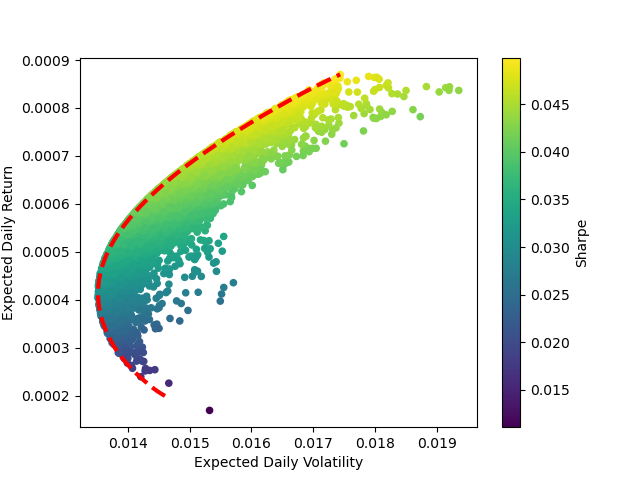

Write Python code to recreate this figure.
"""
Plot expected returns/volatility of a linear combination of several stocks. Also show the
efficient frontier a la Markowitz.

From https://towardsdatascience.com/python-markowitz-optimization-b5e1623060f5
"""

import numpy as np
import pandas as pd
import matplotlib.pyplot as plt
from pandas_datareader import data as wb
from scipy.optimize import minimize
from os.path import exists

assets = ['AAPL', 'CSCO', 'IBM', 'AMZN']
filename = 'pf_data2.csv'

# Load data, or if they do not exist, download them from the web
if exists(filename):
    pf_data = pd.read_csv(filename, index_col = 0)
else:
    pf_data = pd.DataFrame()
    for x in assets:
        pf_data[x] = wb.DataReader(x, data_source='yahoo', start = '2015-1-1')['Adj Close']
    pf_data.to_csv(filename)

# Plot the price evolution
(pf_data / pf_data.iloc[0]*100).plot(figsize = (10,5))
plt.show()

# Statistics of the log returns
log_returns = np.log(pf_data / pf_data.shift(1))
means = log_returns.mean()
cov = log_returns.cov()

# Simulate random portfolios
portfolio_returns = []
portfolio_volatilities = []
portfolio_sharpe = []

for x in range(10000):
    weights = np.random.random(len(assets))
    weights /= np.sum(weights)

    ret = np.sum(weights * means)
    var = np.sqrt(np.dot(weights.T, np.dot(cov, weights)))

    portfolio_returns.append(ret)
    portfolio_volatilities.append(var)
    portfolio_sharpe.append(ret/var)

portfolios = pd.DataFrame({'Return': portfolio_returns, 
                            'Volatility': portfolio_volatilities, 
                            'Sharpe': portfolio_sharpe
                            })

# get the efficient boundary
def get_ret_vol_sr(weights):
    weights = np.array(weights)
    ret = np.sum(means * weights)
    vol = np.sqrt(np.dot(weights.T, np.dot(cov, weights)))
    sr = ret/vol

    return np.array([ret, vol, sr])

def neg_sharpe(weights):
    return -get_ret_vol_sr(weights)[2]

def check_sum(weights):
    return np.sum(weights)-1

cons = ({'type': 'eq', 'fun':check_sum})
bounds = ((0,1), (0,1), (0,1), (0,1))
init_guess = [0.25, 0.25, 0.25, 0.25]

opt_results = minimize(neg_sharpe, init_guess, method = 'SLSQP', bounds = bounds, constraints=cons)

frontier_y = np.linspace(2e-4, 8.7e-4, 400)

def minimize_volatility(weights):
    return get_ret_vol_sr(weights)[1]

frontier_x = []

for possible_return in frontier_y:
    cons = ({'type':'eq', 'fun':check_sum},
            {'type':'eq', 'fun':lambda w: get_ret_vol_sr(w)[0] - possible_return})

    result = minimize(minimize_volatility, init_guess, method='SLSQP', bounds = bounds,
    constraints = cons, tol = 1e-8)
    frontier_x.append(result['fun'])

# Plot the results
portfolios.plot(x='Volatility', y='Return', c='Sharpe', kind='scatter', cmap='viridis')
plt.xlabel('Expected Daily Volatility')
plt.ylabel('Expected Daily Return')
plt.plot(frontier_x,frontier_y, 'r--', linewidth=3)
plt.savefig('markowitz2.png')
